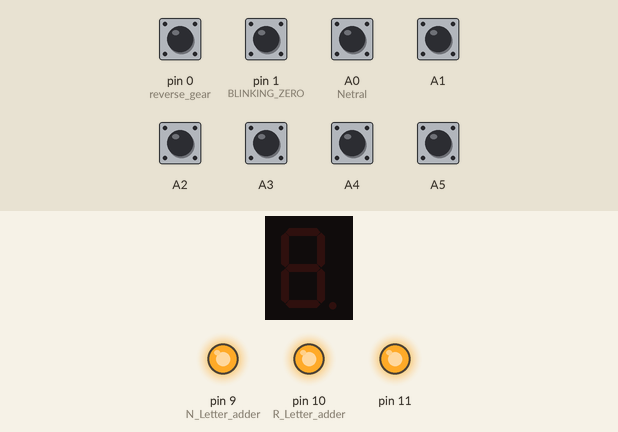
A sketch run on a simulated Arduino Uno, built with avr-gcc and run on an emulated ATmega328P. Parts: 1-digit seven-segment display, output pins drawn as LEDs (lit = HIGH). Wiring (inferred from the names in the program): 1-digit 7-segment display, segments lit when LOW: segments pin 2, pin 3, pin 4, pin 5, pin 6, pin 7, pin 8. The test bench sets the inputs (shaded band); at power-on: A0 (Netral), A1–5, pin 0 (reverse_gear), pin 1 (BLINKING_ZERO) HIGH. The segment pins are drawn as the display they are named for; pins used as bus, display or sensor lines are not drawn.

Above: at 1.2 s.
1.3 s: pin 1 (BLINKING_ZERO) pulled LOW for 1 s
At 1.5 s:
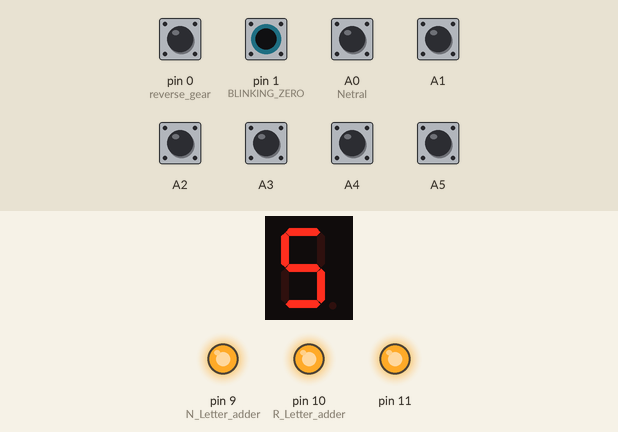
4.3 s: pin 0 (reverse_gear) pulled LOW for 0.25 s
At 4.5 s:
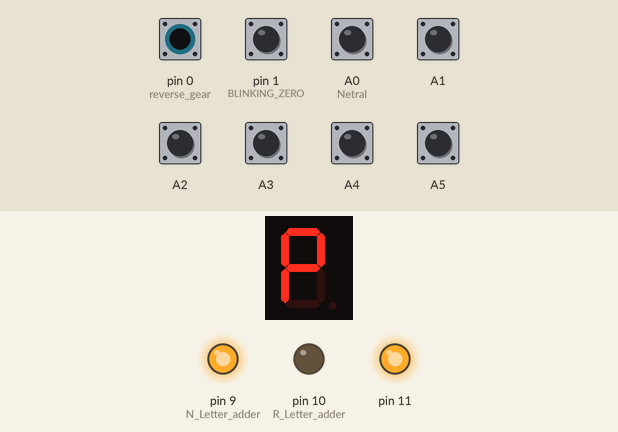
6.1 s: A0 (Netral) pulled LOW for 0.25 s
At 6.3 s:
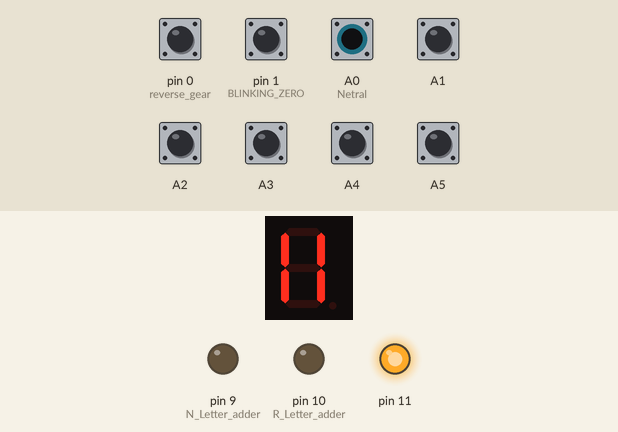
7.9 s: A1 pulled LOW for 0.25 s
At 8.1 s:
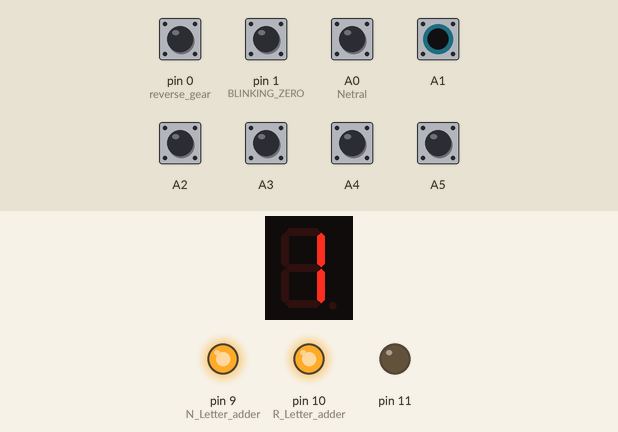
9.7 s: A2 pulled LOW for 0.25 s
At 9.9 s:
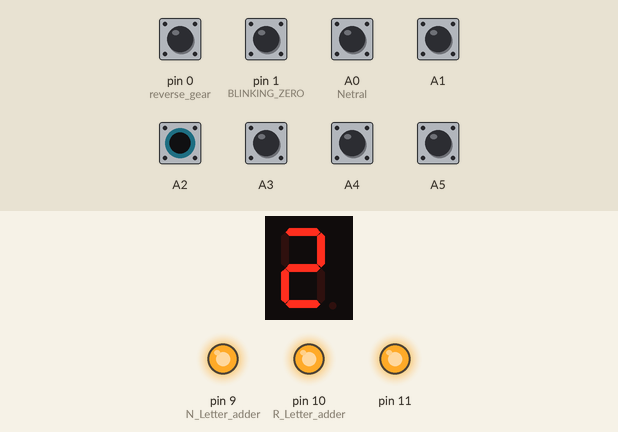
11.5 s: A3 pulled LOW for 0.25 s
At 11.7 s:
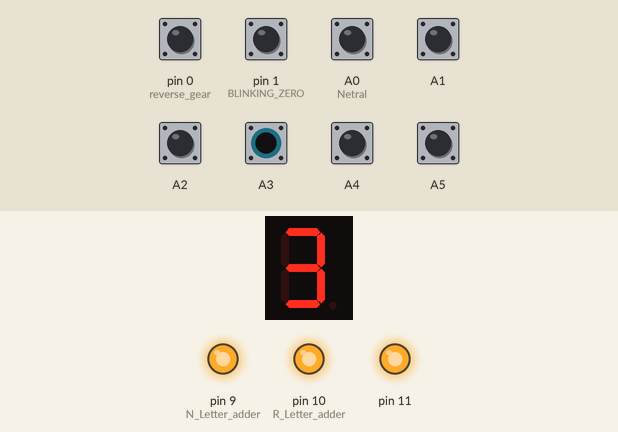
Timing chart, 0 to 14.3 s (numbered marks = the images above; inputs shaded):
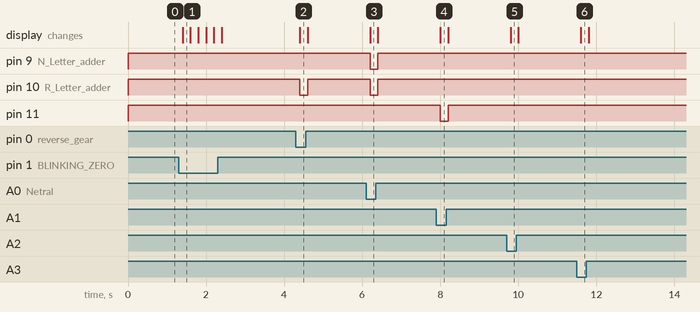

Measured:
- after the input at 1.3 s, the display: changes after 0.10 s (image 1)
- after the input at 4.3 s, pin 10 (R_Letter_adder): HIGH → LOW after 0.10 s, → HIGH 0.20 s later; the display: changes after 0.10 s (image 2)
- after the input at 6.1 s, pin 9 (N_Letter_adder), pin 10 (R_Letter_adder): HIGH → LOW after 0.10 s, → HIGH 0.20 s later; the display: changes after 0.10 s (image 3)
- after the input at 7.9 s, pin 11: HIGH → LOW after 0.10 s, → HIGH 0.20 s later; the display: changes after 0.10 s (image 4)
- after the input at 9.7 s, the display: changes after 0.11 s (image 5)
- after the input at 11.5 s, the display: changes after 0.11 s (image 6)

The sketch:

GearShift_indicator_16SEG_CA_V1.ino
```cpp
/* inspired by 7-segment-display: playground2014.wordpress.com
 * original gear shift indicator design by George MACIU & Nicu FLORICA (niq_ro)
 * http://www.tehnic.go.ro/ & http://www.arduinotehniq.com/
 * http://nicuflorica.blogspot.ro/ & http://arduinotehniq.blogspot.com/
*/

byte digitArray[12][14] =  // {a,b,c,d,e,f,g}  // ASLINYA [12][7] =
 {                         // 12 adalah jumlah array, 14 adalah isi dalam setiap array
                           // isi setiap array adalah logika untuk membentuk setiap digit N-1-2-3-4-5-R

 { 1,0,0,1,0,0,1,0,0,1,1,1,1,1, }, // = N     //{ 0,1,1,0,1,1,0,1,1,0,0,0,0,0, },ASLINYA UNTUK COMMON CATHODE
 { 1,0,0,1,1,1,1,1,1,0,1,1,1,1, }, // = 1     //{ 0,1,1,0,0,0,0,0,0,1,0,0,0,0, },
 { 0,0,1,0,0,1,0,1,1,1,1,1,1,1, }, // = 2     //{ 1,1,0,1,1,0,1,0,0,0,0,0,0,0, },
 { 0,0,0,0,1,1,0,1,1,1,1,1,1,1, }, // = 3     //{ 1,1,1,1,0,0,1,0,0,0,0,0,0,0, },
 { 1,0,0,1,1,0,0,1,1,1,1,1,1,1, }, // = 4     //{ 0,1,1,0,0,1,1,0,0,0,0,0,0,0, },
 { 0,1,0,0,1,0,0,1,1,1,1,1,1,1, }, // = 5     //{ 1,0,1,1,0,1,1,0,0,0,0,0,0,0, },
 { 0,0,1,1,0,0,0,1,0,1,1,1,1,1, }, // = R     //{ 1,1,0,0,1,1,1,0,1,0,0,0,0,0, },
 { 0,0,0,1,1,1,1,1,1,1,1,1,1,1, }, // = 7     //{ 1,1,1,0,0,0,0,0,0,0,0,0,0,0, }, //digit 6-7-8-9-0 blinking tidak digunakan
 { 0,0,0,0,0,0,0,1,1,1,1,1,1,1, }, // = 8     //{ 1,1,1,1,1,1,1,0,0,0,0,0,0,0, }, //biarin saja agar tidak banyak rubahan
 { 0,0,0,1,1,0,0,1,1,1,1,1,1,1, }, // = 9     //{ 1,1,1,0,0,1,1,0,0,0,0,0,0,0, }, //di program
 { 1,1,1,1,1,1,1,1,1,1,1,1,1,1, }, // = off   //{ 0,0,0,0,0,0,0,0,0,0,0,0,0,0, }, // = off
 { 0,0,0,0,0,0,1,1,1,1,1,1,1,1, } // = "0"    //{ 1,1,1,1,1,1,0,0,0,0,0,0,0,0, } // = "0"
 };

int blinking = 0; //set integer untuk sub perintah blinking digit 0 ketika dipanggil

void setup() {
 pinMode(2, OUTPUT); // kingbrigth - a
 pinMode(3, OUTPUT); // kingbrigth - b
 pinMode(4, OUTPUT); // kingbrigth - c
 pinMode(5, OUTPUT); // kingbrigth - d
 pinMode(6, OUTPUT); // kingbrigth - e
 pinMode(7, OUTPUT); // kingbrigth - f
 pinMode(8, OUTPUT); // kingbrigth - g
 pinMode(9, OUTPUT); // N Letter adder  //untuk menghemat penggunaan pin I/O arduino, agar terbentuk huruf N pada 16 segment
 pinMode(10,OUTPUT); // R Letter adder  //untuk menghemat penggunaan pin, agar terbentuk huruf R pada 16 segment
 pinMode(11,OUTPUT); // 1 number adder  //untuk menghemat penggunaan pin, agar terbentuk angka 1 dengan topi pada 16 segment

 pinMode(A0, INPUT); // Netral, A0 sebagai input, main body letter N
 pinMode(A1, INPUT); // 1st gear, A1
 pinMode(A2, INPUT); // 2nd gear, A2
 pinMode(A3, INPUT); // 3rd gear, A3
 pinMode(A4, INPUT); // 4rd gear, A4
 pinMode(A5, INPUT); // 5rd gear, A5
 pinMode(0, INPUT);  // reverse gear, D0 sebagai input, main body letter R
 pinMode(1, INPUT);  // BLINKING ZERO, optional blinking digit

digitalWrite(A0, HIGH); // pull-up the internal resistor  //TRANSLATE KE COMMON ANODA, ASLINYA HIGH
digitalWrite(A1, HIGH); // pull-up the internal resistor
digitalWrite(A2, HIGH); // pull-up the internal resistor
digitalWrite(A3, HIGH); // pull-up the internal resistor
digitalWrite(A4, HIGH); // pull-up the internal resistor
digitalWrite(A5, HIGH); // pull-up the internal resistor
digitalWrite(0,  HIGH); // pull-up the internal resistor
digitalWrite(1,  HIGH); // pull-up the internal resistor
}

// we define a function to display one digit
void setDigit(byte digit) {
 byte pin=2;
 for (byte i = 0; i < 14; ++i) {         //aslinya 7
 digitalWrite(pin, digitArray[digit][i]);
 ++pin;
 }
}

void loop() {

if (digitalRead(A0) == LOW) setDigit(0);  // NETRAL
else
if (digitalRead(A1) == LOW) setDigit(1);  // 1st gear
else
if (digitalRead(A2) == LOW) setDigit(2);  // 2nd gear
else
if (digitalRead(A3) == LOW) setDigit(3);  // 3rd gear
else
if (digitalRead(A4) == LOW) setDigit(4);  // 4rd gear
else
if (digitalRead(A5) == LOW) setDigit(5);  // 5rd gear
else
if (digitalRead(0) == LOW) setDigit(6);  // REVERSE
else

if (digitalRead(1) == LOW)            //jika input D1 pada logika LOW
{
if (blinking%2 == 1) setDigit(5);  // on
else setDigit(10);                // off
}
else
setDigit(10);  // display off
delay(200);
blinking = blinking + 1;
}

//eof 06-09-24 6:15 pm
```
